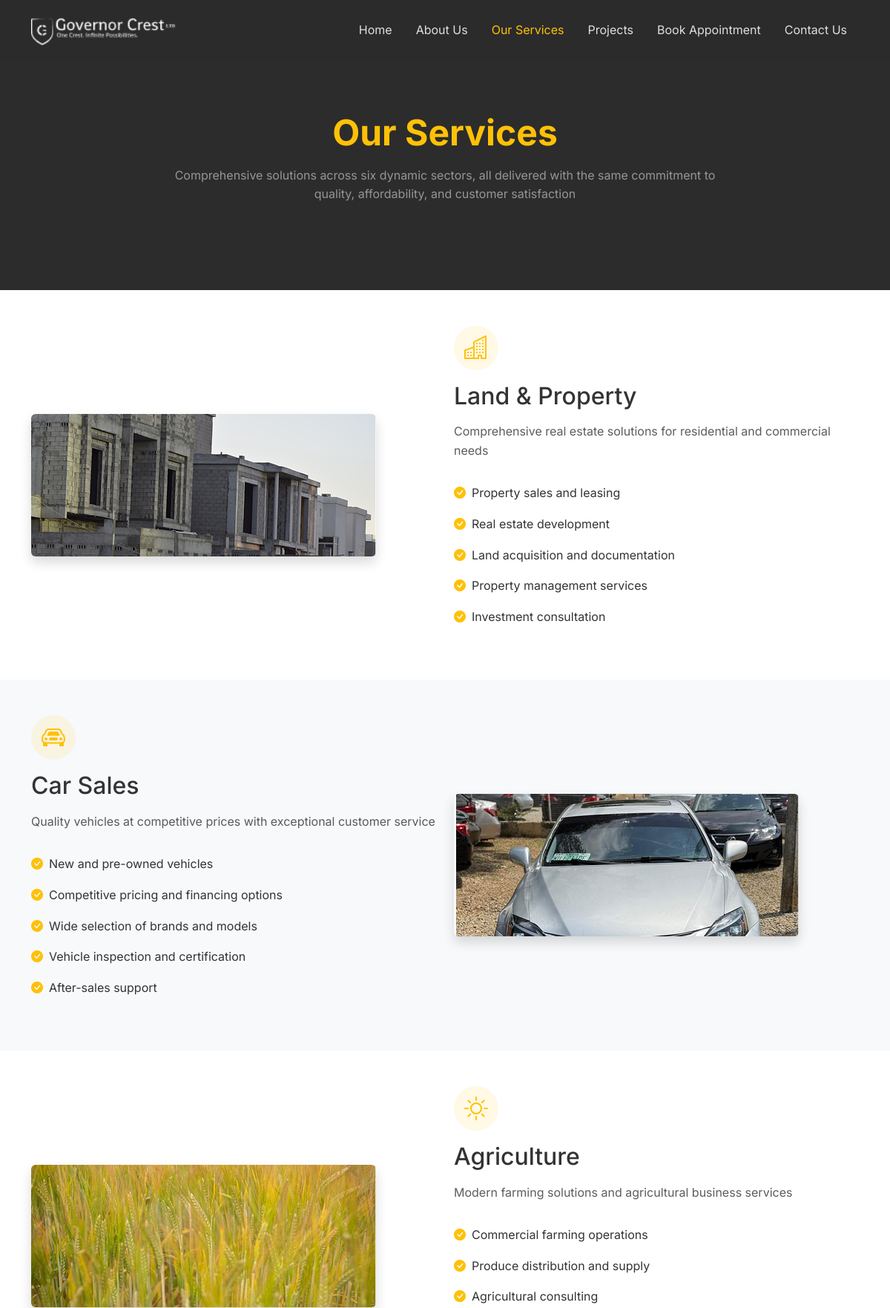
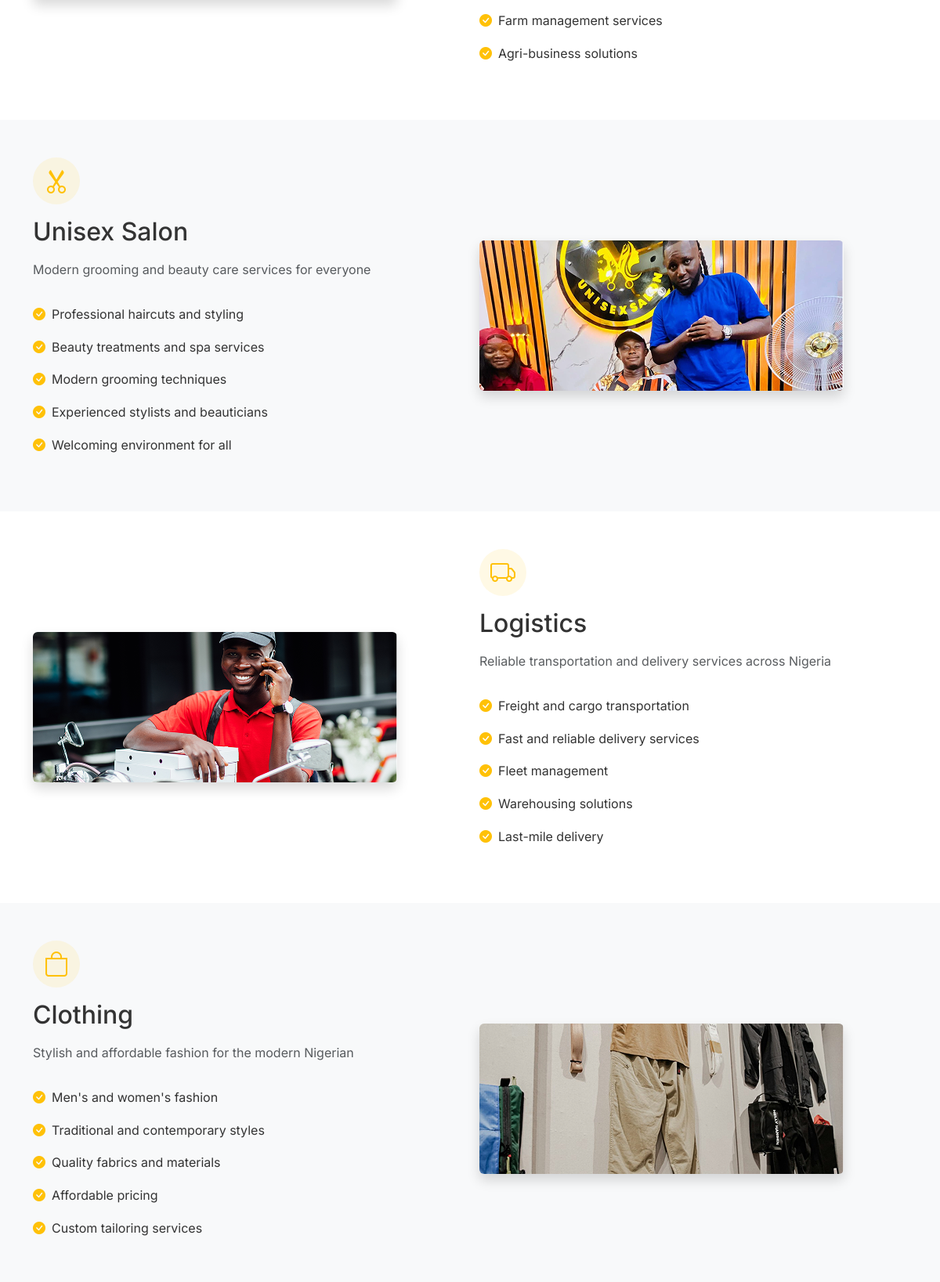
/services.php (upper part), run on the app's committed database (2 pictures, top to bottom).
### tables this page shows
CREATE TABLE `services` (
  `id` int NOT NULL,
  `name` varchar(100) NOT NULL,
  `icon` varchar(50) NOT NULL,
  `description` text NOT NULL,
  `features` text NOT NULL,
  `image_url` varchar(255) DEFAULT NULL,
  `display_order` int DEFAULT '0',
  `status` enum('active','inactive') DEFAULT 'active',
  `created_at` timestamp NOT NULL DEFAULT CURRENT_TIMESTAMP,
  `updated_at` timestamp NOT NULL DEFAULT CURRENT_TIMESTAMP ON UPDATE CURRENT_TIMESTAMP
);

### services.php (the view, shortened to what this page needs)
<?php
$current_page = 'services';
require_once 'config/database.php';
$services = $conn->query("SELECT * FROM services WHERE status='active' ORDER BY display_order ASC");
$services->data_seek(0);
?>
<!DOCTYPE html>
<html lang="en">
<head>
    <?php include 'includes/head.php'; ?>
</head>
<body>
    <?php include 'includes/header.php'; ?>
    <main>
    <section class="services-hero-section" aria-label="Services Hero">
        <div class="container">
            <div class="row">
                <div class="col-lg-8 mx-auto text-center">
                    <h1 class="text-warning mb-3">Our Services</h1>
                    <p class="text-white-50">Comprehensive solutions across six dynamic sectors, all delivered with the same commitment to quality, affordability, and customer satisfaction</p>
                </div>
            </div>
        </div>
    </section>
    <?php
    $counter = 0;
    while ($service = $services->fetch_assoc()):
        $counter++;
        $features = explode("\n", trim($service['features']));
        $sectionClass = ($counter % 2 == 0) ? 'bg-light' : '';
        $orderClass = ($counter % 2 == 0) ? 'order-lg-2' : '';
        $orderClass2 = ($counter % 2 == 0) ? 'order-lg-1' : '';
    ?>
    <section class="service-detail-section py-5 <?php echo $sectionClass; ?>">
        <div class="container">
            <div class="row align-items-center g-4">
                <div class="col-lg-6 <?php echo $orderClass; ?>">
                    <img src="<?php echo htmlspecialchars($service['image_url']); ?>" class="img-fluid rounded shadow" alt="<?php echo htmlspecialchars($service['name']); ?> - Governor Crest Limited" loading="lazy">
                </div>
                <div class="col-lg-6 <?php echo $orderClass2; ?>">
                    <div class="service-icon mb-3">
                        <i class="<?php echo htmlspecialchars($service['icon']); ?>"></i>
                    </div>
                    <h2 class="mb-3"><?php echo htmlspecialchars($service['name']); ?></h2>
                    <p class="text-muted mb-4"><?php echo htmlspecialchars($service['description']); ?></p>
                    <ul class="service-list">
                        <?php foreach ($features as $feature):
                            if (trim($feature)): ?>
                        <li><i class="bi bi-check-circle-fill text-warning me-2"></i><?php echo htmlspecialchars(trim($feature)); ?></li>
                        <?php
                            endif;
                        endforeach; ?>
                    </ul>
                </div>
            </div>
        </div>
    </section>
    <?php endwhile; ?>
    </main>
</body>
</html>

### includes/head.php (shortened to what this page needs)
<link href="https://cdn.jsdelivr.net/npm/bootstrap@5.3.0/dist/css/bootstrap.min.css" rel="stylesheet">
<link rel="stylesheet" href="https://cdn.jsdelivr.net/npm/bootstrap-icons@1.10.0/font/bootstrap-icons.css">
<link rel="stylesheet" href="styles.css">

### includes/header.php (shortened to what this page needs)
<nav class="navbar navbar-expand-lg navbar-dark bg-dark fixed-top">
    <div class="container">
        <a class="navbar-brand d-flex align-items-center" href="./">
            <img src="images/logo.png" alt="Governor Crest Logo" height="40" class="me-2">
        </a>
        <div class="collapse navbar-collapse" id="navbarNav">
            <ul class="navbar-nav ms-auto">
                <li class="nav-item">
                    <a class="nav-link <?php echo ($current_page == 'index') ? 'active' : ''; ?>" href="./">Home</a>
                </li>
                <li class="nav-item">
                    <a class="nav-link <?php echo ($current_page == 'about') ? 'active' : ''; ?>" href="about">About Us</a>
                </li>
                <li class="nav-item">
                    <a class="nav-link <?php echo ($current_page == 'services') ? 'active' : ''; ?>" href="services">Our Services</a>
                </li>
                <li class="nav-item">
                    <a class="nav-link <?php echo ($current_page == 'projects') ? 'active' : ''; ?>" href="projects">Projects</a>
                </li>
                <li class="nav-item">
                    <a class="nav-link <?php echo ($current_page == 'book') ? 'active' : ''; ?>" href="book">Book Appointment</a>
                </li>
                <li class="nav-item">
                    <a class="nav-link <?php echo ($current_page == 'contact') ? 'active' : ''; ?>" href="contact">Contact Us</a>
                </li>
            </ul>
        </div>
    </div>
</nav>

### styles.css (style rules this page uses)
:root { --primary-color: #ffc107; --dark-color: #2c2c2c; --light-gray: #f8f9fa; --text-muted: #6c757d; }
* { margin: 0; padding: 0; box-sizing: border-box; }
body { font-family: 'Inter', sans-serif; line-height: 1.6; color: #333; }
html { scroll-behavior: smooth; }
.navbar { padding: 1rem 0; transition: all 0.3s ease; background-color: rgba(44, 44, 44, 0.95) !important; }
.navbar-brand { font-size: 1.25rem; font-weight: 600; }
.navbar-nav .nav-link { color: rgba(255, 255, 255, 0.85) !important; margin: 0 0.5rem; transition: color 0.3s ease; }
a.nav-link.active { color: var(--primary-color) !important; }
section { scroll-margin-top: 80px; }
.services-hero-section { padding: 150px 0 100px; background-color: var(--dark-color); background-image: linear-gradient(135deg, rgba(44, 44, 44, 0.95), rgba(44, 44, 44, 0.9)); }
.services-hero-section h1 { font-size: 3rem; font-weight: 700; }
.service-detail-section { overflow: hidden; }
.service-detail-section img { transition: transform 0.3s ease; }
.service-icon { width: 60px; height: 60px; background-color: rgba(255, 193, 7, 0.1); border-radius: 50%; display: flex; align-items: center; justify-content: center; }
.service-icon i { font-size: 2rem; color: var(--primary-color); }
.service-list { list-style: none; padding: 0; }
.service-list li { padding: 0.5rem 0; display: flex; align-items: center; }

### data on the page
services: image_url (picture), name "Land & Property", description "Comprehensive real estate solutions for residential and commercial needs", features "Property sales and leasing", features "Real estate development", features "Land acquisition and documentation", features "Property management services", features "Investment consultation"
services: image_url (picture), name "Car Sales", description "Quality vehicles at competitive prices with exceptional customer service", features "New and pre-owned vehicles", features "Competitive pricing and financing options", features "Wide selection of brands and models", features "Vehicle inspection and certification", features "After-sales support"
services: image_url (picture), name "Agriculture", description "Modern farming solutions and agricultural business services", features "Commercial farming operations", features "Produce distribution and supply", features "Agricultural consulting", features "Farm management services", features "Agri-business solutions"
services: image_url (picture), name "Unisex Salon", description "Modern grooming and beauty care services for everyone", features "Professional haircuts and styling", features "Beauty treatments and spa services", features "Modern grooming techniques", features "Experienced stylists and beauticians", features "Welcoming environment for all"
services: image_url (picture), name "Logistics", description "Reliable transportation and delivery services across Nigeria", features "Freight and cargo transportation", features "Fast and reliable delivery services", features "Fleet management", features "Warehousing solutions", features "Last-mile delivery"
services: image_url (picture), name "Clothing", description "Stylish and affordable fashion for the modern Nigerian", features "Men's and women's fashion", features "Traditional and contemporary styles", features "Quality fabrics and materials", features "Affordable pricing", features "Custom tailoring services"
